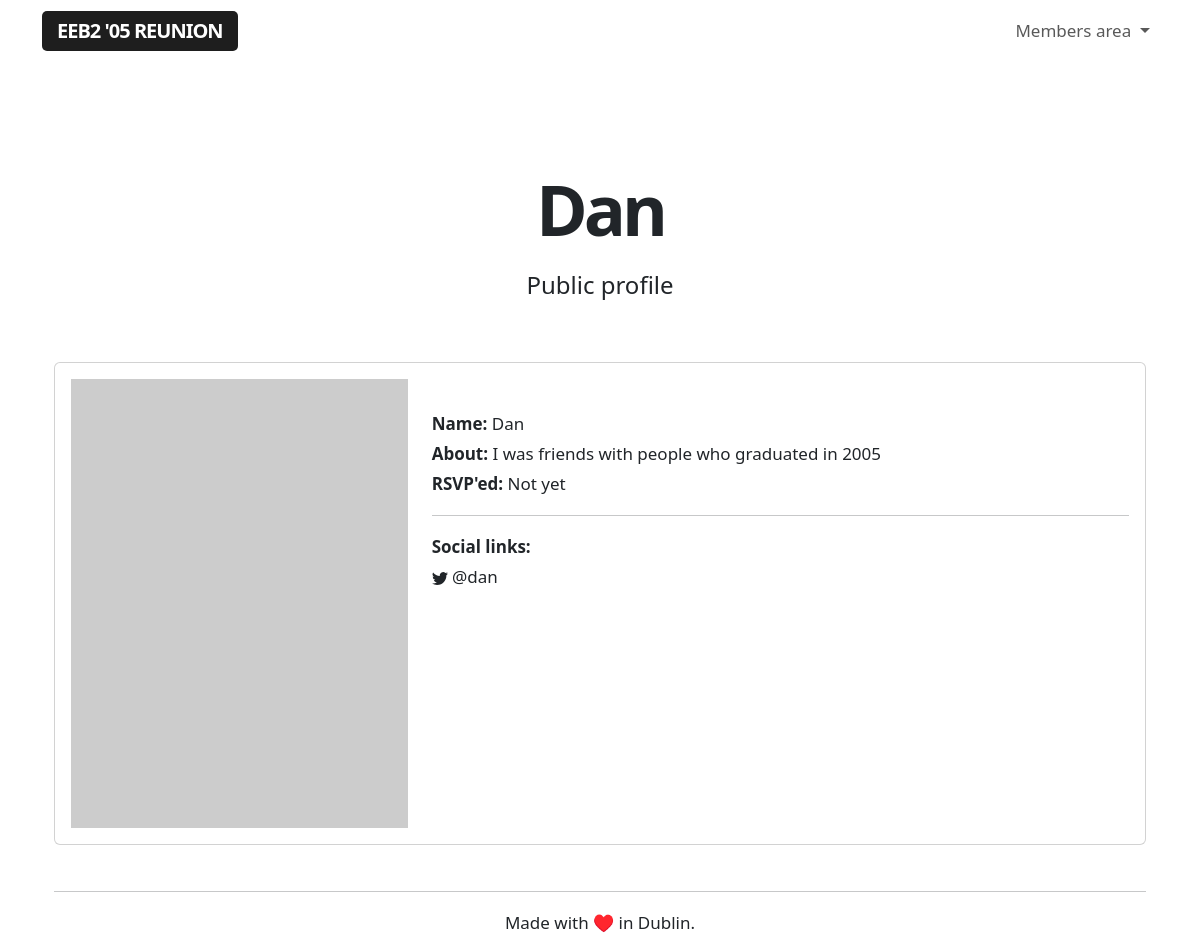
/public/other/10 (signed in), run on an earlier commit of the app's database.
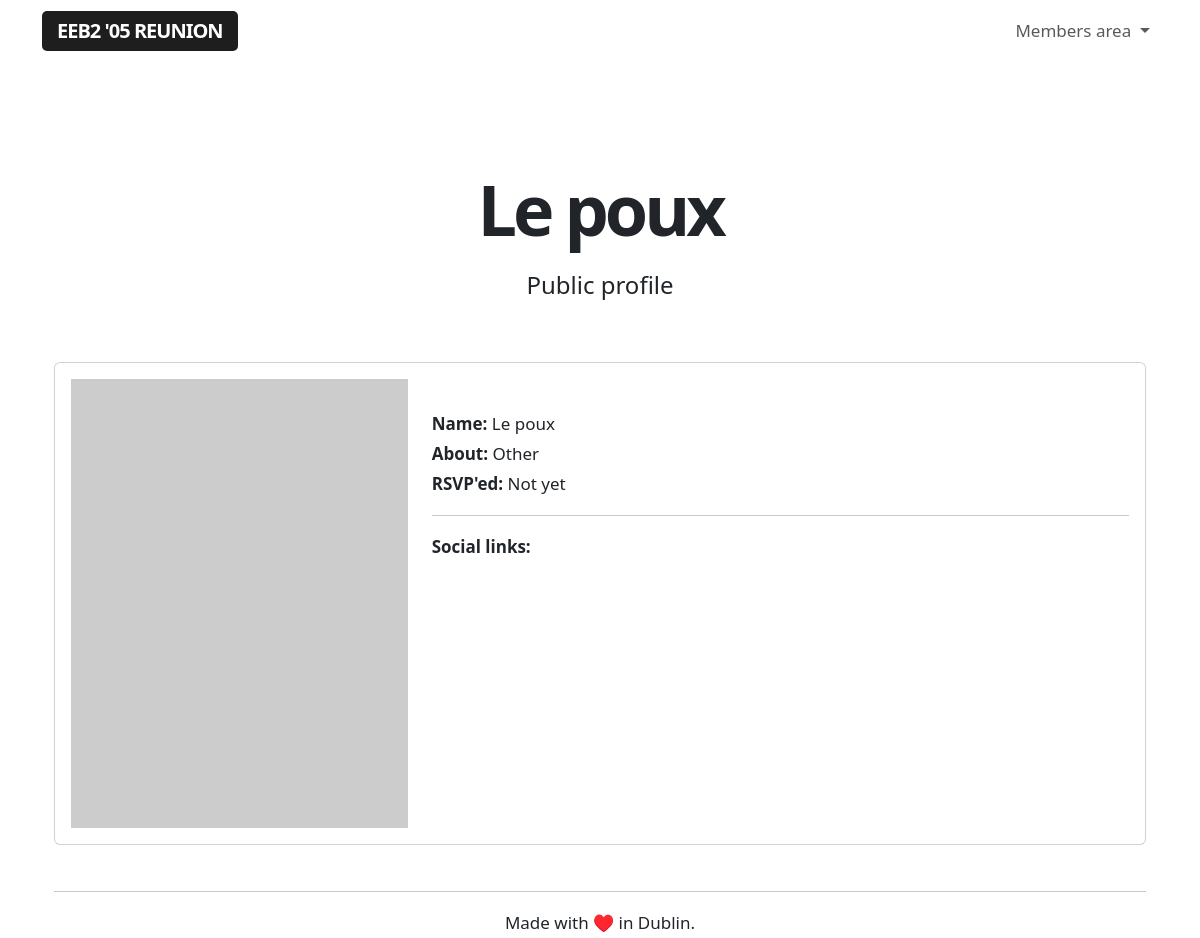
And on a later commit of the database.
### app/models.py (models this page shows, shortened)
class User(UserMixin, db.Model):
    id = db.Column(db.Integer, primary_key=True)
    username = db.Column(db.String(64), index=True, unique=True)
    name = db.Column(db.String(64), index=True, unique=False)
    section = db.Column(db.String(64), index=True, unique=False)
    email = db.Column(db.String(120), index=True, unique=True)
    password_hash = db.Column(db.String(128))
    role = db.Column(db.String(64), index=True, unique=False)
    rsvp = db.Column(db.String(64), index=True, unique=False)
    facebook = db.Column(db.String(64), index=True, unique=False)
    twitter = db.Column(db.String(64), index=True, unique=False)
    instagram = db.Column(db.String(64), index=True, unique=False)
    linkedin = db.Column(db.String(64), index=True, unique=False)
    snapchat = db.Column(db.String(64), index=True, unique=False)
    reddit = db.Column(db.String(64), index=True, unique=False)
    mastodon = db.Column(db.String(64), index=True, unique=False)
    tiktok = db.Column(db.String(64), index=True, unique=False)

### app/routes.py (the view)
@app.route('/public/other/<userid>', methods=['GET'])
@login_required
def publicother(userid):
    user = User.query.filter_by(id=userid).first()
    if user.role !='I graduated in 2005':
        return render_template('public-other.html', userid=userid, user=user)

### app/models.py (called while the page is built)
@login.user_loader
def load_user(id):
    return User.query.get(int(id))

### app/templates/public-other.html (shortened to what this page needs)
{% extends "base.html" %}
{% block content %}
<div class="title">
    <h1>{{ user.name }}</h1>
    <h4>Public profile</h4>
</div>
<div class="container profile">
  <div class="row align-items-start">
    <div class="col-12">
        <div class="card">
            <div class="card-body">
                <div class="row align-items-start">
                    <div class="col-4">
                        <img class="placeholderimage" src="https://dummyimage.com/600x800/c2c2c2/fff.jpg&text=Profile+placeholder">
                    </div>
                    <div class="col-8">
                        <br>
                        <b>Name:</b> {{ user.name }}
                        <br>
                        <b>About:</b> {{ user.role }}
                        <br>
                        <b>RSVP'ed:</b> {{ user.rsvp }}
                        <hr>
                        <b>Social links:</b>
                        <br>
                        {% if user.twitter %}
                         {{ user.twitter }}
                        <br>
                        {% endif %}
                    </div>
                </div>
            </div>
        </div>
    </div>
</div>
{% endblock %}

What changed in the data, as far as the page shows it:
changed User "Not yet": name "Dan" → "Le poux"; role "I was friends with people who graduated in 2005" → "Other"; twitter "@dan" → (not shown)
